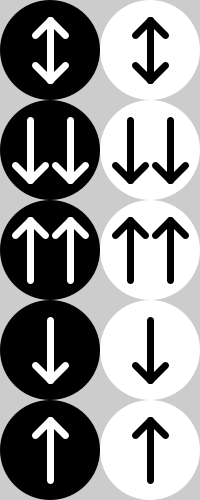
Frame 1 (no input)
Frame 60 (the mouse pressed at the canvas centre just before this capture): identical to frame 1, image omitted
Frame 120 (the mouse held since frame 60 and released just before this capture): identical to frame 1, image omitted

The Processing sketch that drew this single still picture (run headless with seeded random() and noise(); from frame 60 on, the mouse is pressed at the canvas centre):

// Processing sketch: processing_75108
// ── processing_75108.pde

// Oliver Haimson 
// Assignment 07A
// Copyright 2012

boolean black2, black3, black7, black8;

void setup() {
  size(200, 500);
  smooth();
  noStroke();
  // draw circles
  for (int i=50; i<500; i+=100) {
    fill(0);
    ellipse(50, i, 100, 100);
    fill(255);
    ellipse(150, i, 100, 100);
  }
  // draw arrows
  stroke(255);
  drawArrow(50, 50, 1);
  drawArrow(50, 50, -1);
  drawArrow(30, 150, -1);
  drawArrow(70, 150, -1);
  drawArrow(30, 250, 1);
  drawArrow(70, 250, 1);
  drawArrow(50, 350, -1);
  drawArrow(50, 450, 1);
  stroke(0);
  drawArrow(150, 50, 1);
  drawArrow(150, 50, -1);
  drawArrow(130, 150, -1);
  drawArrow(170, 150, -1);
  drawArrow(130, 250, 1);
  drawArrow(170, 250, 1);
  drawArrow(150, 350, -1);
  drawArrow(150, 450, 1);
  black2 = true;
  black3 = true;
  black7 = false;
  black8 = false;
}

void draw() {
}

void mousePressed() {
  // button 1
  if (dist(mouseX, mouseY, 50, 50) <= 50) {
    fill(255);
    noStroke();
    ellipse(50, 50, 100, 100);
    stroke(0);
    drawArrow(50, 50, 1);
    drawArrow(50, 50, -1);
  }
  // button 6
  else if (dist(mouseX, mouseY, 150, 50) <= 50) {
    fill(0);
    noStroke();
    ellipse(150, 50, 100, 100);
    stroke(255);
    drawArrow(150, 50, 1);
    drawArrow(150, 50, -1);
  }
  // button 2
  else if (dist(mouseX, mouseY, 50, 150) <=50) {
    black2=!black2;
    if (black2) {
      fill(255);
      noStroke();
      ellipse(50, 150, 100, 100);
      stroke(0);
      drawArrow(30, 150, -1);
      drawArrow(70, 150, -1);
    }
    else {
      fill(0);
      noStroke();
      ellipse(50, 150, 100, 100);
      stroke(255);
      drawArrow(30, 150, -1);
      drawArrow(70, 150, -1);
    }
  }
  // button 7
  else if (dist(mouseX, mouseY, 150, 150) <=50) {
    black7=!black7;
    if (black7) {
      fill(255);
      noStroke();
      ellipse(150, 150, 100, 100);
      stroke(0);
      drawArrow(130, 150, -1);
      drawArrow(170, 150, -1);
    }
    else {
      fill(0);
      noStroke();
      ellipse(150, 150, 100, 100);
      stroke(255);
      drawArrow(130, 150, -1);
      drawArrow(170, 150, -1);
    }
  }
  // button 4
  else if (dist(mouseX, mouseY, 50, 350) <=50) {
    fill(255);
    noStroke();
    ellipse(50, 350, 100, 100);
    stroke(0);
    drawArrow(50, 350, -1);
  }
  // button 9
  else if (dist(mouseX, mouseY, 150, 350) <=50) {
    fill(0);
    noStroke();
    ellipse(150, 350, 100, 100);
    stroke(255);
    drawArrow(150, 350, -1);
  }
}

void mouseReleased() {
  // button 1
  if (dist(mouseX, mouseY, 50, 50) <= 50) {
    fill(0);
    noStroke();
    ellipse(50, 50, 100, 100);
    stroke(255);
    drawArrow(50, 50, 1);
    drawArrow(50, 50, -1);
  }
  // button 6
  else if (dist(mouseX, mouseY, 150, 50) <= 50) {
    fill(255);
    noStroke();
    ellipse(150, 50, 100, 100);
    stroke(0);
    drawArrow(150, 50, 1);
    drawArrow(150, 50, -1);
  }
  // button 3
  else if (dist(mouseX, mouseY, 50, 250) <= 50) {
    black3=!black3;
    if (black3) {
      fill(255);
      noStroke();
      ellipse(50, 250, 100, 100);
      stroke(0);
      drawArrow(30, 250, 1);
      drawArrow(70, 250, 1);
    }
    else {
      fill(0);
      noStroke();
      ellipse(50, 250, 100, 100);
      stroke(255);
      drawArrow(30, 250, 1);
      drawArrow(70, 250, 1);
    }
  }
  // button 8
  else if (dist(mouseX, mouseY, 150, 250) <= 50) {
    black8=!black8;
    if (black8) {
      fill(255);
      noStroke();
      ellipse(150, 250, 100, 100);
      stroke(0);
      drawArrow(130, 250, 1);
      drawArrow(170, 250, 1);
    }
    else {
      fill(0);
      noStroke();
      ellipse(150, 250, 100, 100);
      stroke(255);
      drawArrow(130, 250, 1);
      drawArrow(170, 250, 1);
    }
  }
  // button 5
  else if (dist(mouseX, mouseY, 50, 450) <=50) {
    fill(255);
    noStroke();
    ellipse(50, 450, 100, 100);
    stroke(0);
    drawArrow(50, 450, 1);
  }
  // button 10
  else if (dist(mouseX, mouseY, 150, 450) <=50) {
    fill(0);
    noStroke();
    ellipse(150, 450, 100, 100);
    stroke(255);
    drawArrow(150, 450, 1);
  }
}

void drawArrow(float x, float y, float updown) {
  strokeWeight(7);
  strokeJoin(ROUND);
  line(x, y-30, x, y+30);
  line(x, y-30*updown, x-15, y-15*updown);
  line(x, y-30*updown, x+15, y-15*updown);
}
